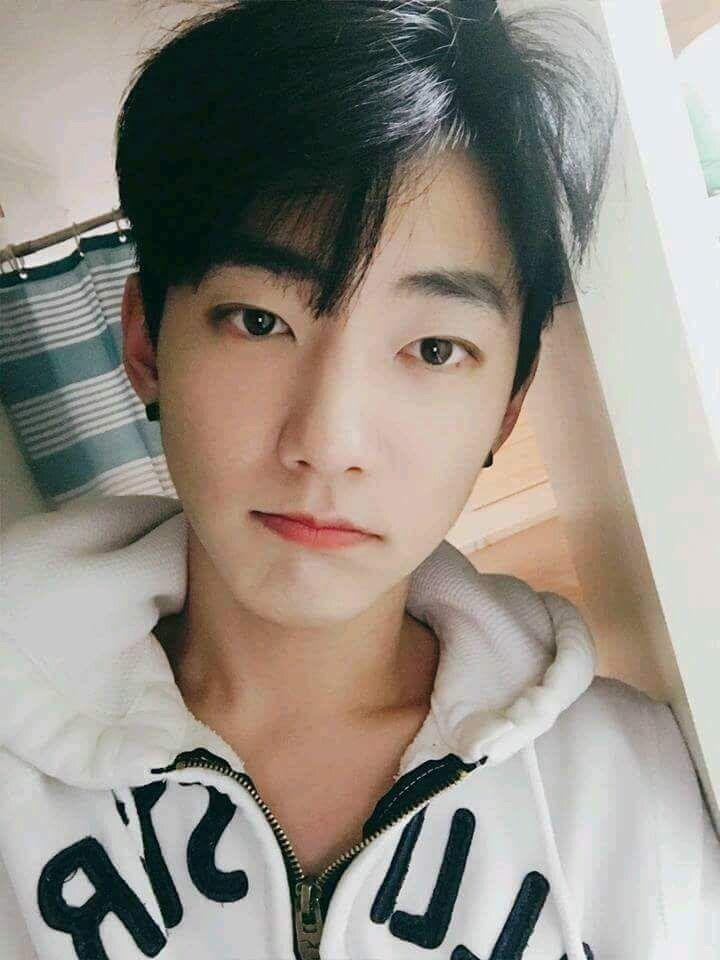
#> input picture dataset/nskorea/boy2.jpg, 720 x 960 px, found by its file name
$ jupyter execute --allow-errors extra.ipynb
#> lines starting #> are read from the running program, lines starting #| are printed output that depends on the picture; after the words box and inside, x2 and y2 are one past the last pixel; in counts of white or black regions, pixels touching at a corner belong together; long printed decimals are rounded
[cell 1]
#Gender with confidence
from PIL import Image, ImageEnhance


im = Image.open('dataset/boy2.jpg')
#> im is the input picture: PIL image 720x960 RGB; mean R, G, B 149, 142.5, 133.7

#enhancer = ImageEnhance.Brightness(im)
dict={}
#numbers=[0.0,0.5]
#> (the rest of this cell did not finish here and is left out)

[cell 2]
#brightness
import sys
from PIL import Image,ImageStat

def brightness( im_file ):
#> called with im_file = 'dataset/yaya.jpg'
   im = Image.open(im_file).convert('L')
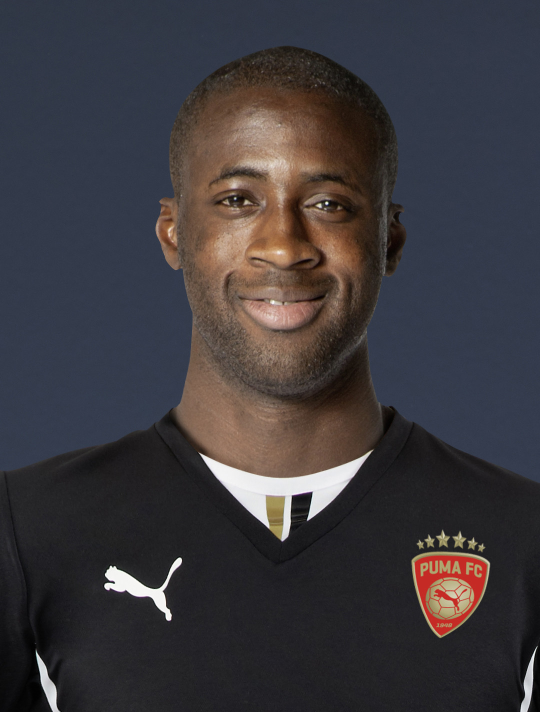
#> input picture dataset/oldimages/yaya.jpg, 1080 x 1424 px, found by its file name (shown at 1/2 size)
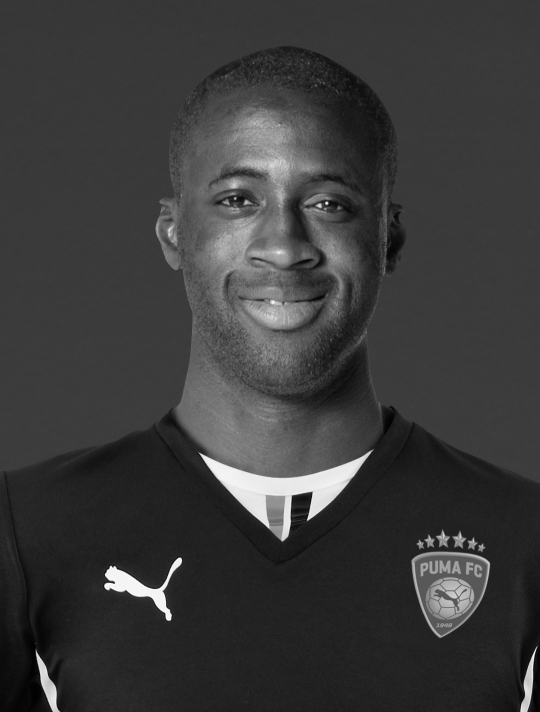
#> im: PIL image 1080x1424 L (shown at 1/2 size); min 0, max 255, mean 58.6
   stat = ImageStat.Stat(im)
   return stat.mean[0]

b=brightness('dataset/yaya.jpg')
#> b = 58.59
print(b)
#| 58.588

[cell 3]
#Skin detection
import cv2
import numpy as np
import matplotlib.pyplot as plt

min_YCrCb = np.array([0,133,77],np.uint8)
max_YCrCb = np.array([235,173,127],np.uint8)

# Get pointer to video frames from primary device
image = cv2.imread("dataset/messi.jpg")
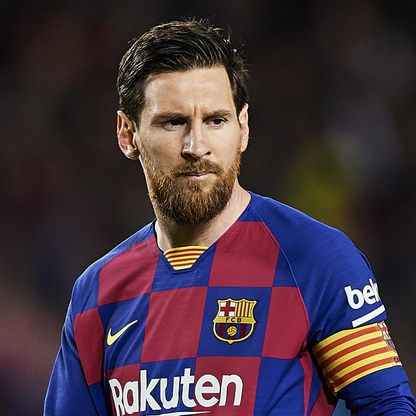
#> input picture dataset/messi/messi.jpg, 416 x 416 px, found by its file name
#> image is the input picture: shape (416, 416, 3); mean B, G, R 62.7, 52.9, 70
imageYCrCb = cv2.cvtColor(image,cv2.COLOR_BGR2YCR_CB)
#> imageYCrCb: shape (416, 416, 3); mean of channels 0, 1, 2 59.1, 135.8, 130
skinRegionYCrCb = cv2.inRange(imageYCrCb,min_YCrCb,max_YCrCb)
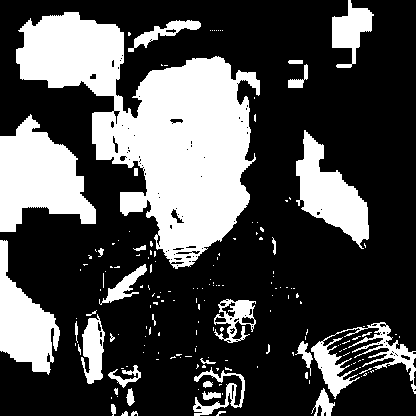
#> skinRegionYCrCb: shape (416, 416); 30.5% white; 175 white regions (140 under 20 px), largest, box (x1, y1, x2, y2) and area: (16, 12, 260, 269) 28030, (0, 114, 96, 232) 6757, (0, 240, 60, 375) 4011

skinYCrCb = cv2.bitwise_and(image, image, mask = skinRegionYCrCb)
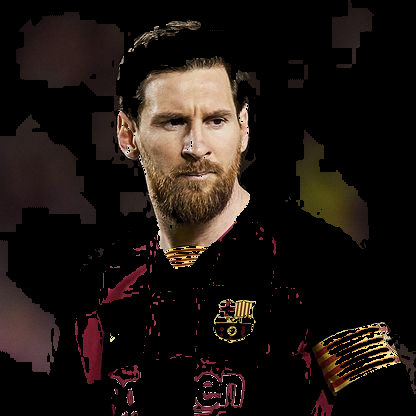
#> skinYCrCb: shape (416, 416, 3); mean B, G, R 17.8, 21.7, 29.4

cv2.imwrite("dataset/messi.png", np.hstack([image,skinYCrCb]))
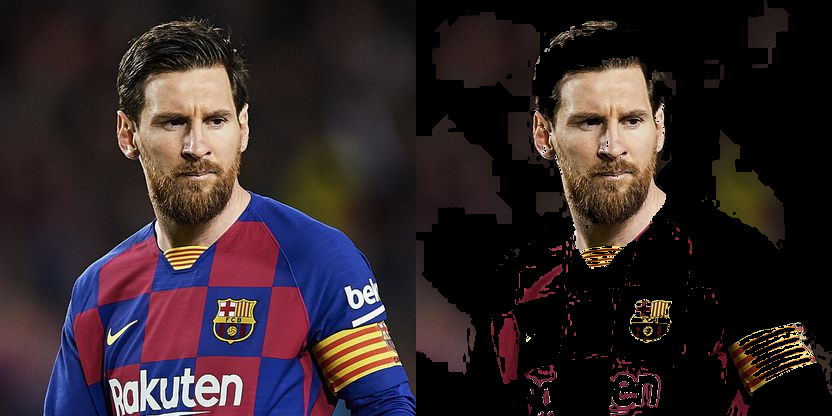
#> saved as messi.png: shape (416, 832, 3); mean B, G, R 40.2, 37.3, 49.7
#> Out = True

[cell 4]
from PIL import Image

im1 = Image.open('dataset/yaya.jpg')
#> im1 is the input picture: PIL image 1080x1424 RGB; mean R, G, B 60.4, 57.1, 61.1
im2 = Image.open('dataset/yaya.jpg')
def get_concat_h(im1, im2):
    dst = Image.new('RGB', (300, 150))
#> dst: PIL image 300x150 RGB; every value is 0
    im1.thumbnail((150,150))
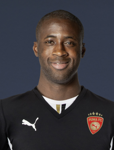
#> im1: PIL image 114x150 RGB; mean R, G, B 60.5, 57.1, 61.2
    im2.thumbnail((150,150))
    dst.paste(im1, (0, 0))
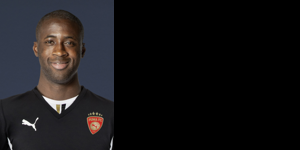
#> dst: PIL image 300x150 RGB; mean R, G, B 23, 21.7, 23.2
    dst.paste(im2, (130, 0))
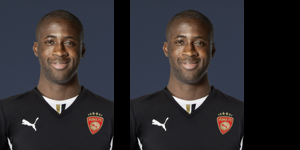
#> dst: PIL image 300x150 RGB; mean R, G, B 46, 43.4, 46.5
    return dst

get_concat_h(im1, im2).save('dataset/3.jpg')

[cell 5]
from PIL import Image, ImageEnhance,ImageDraw

dst = Image.new('RGB', (3000, 170))
#> dst: PIL image 3000x170 RGB; every value is 0
numbers=[0.0,0.5,1.0,1.5,2.0,4.0,7.0,9.0,11.0,15.0,20.0,25,30,35,40,45,50]
i=0
#> (the rest of this cell did not finish here and is left out)

[cell 6]
from PIL import Image, ImageEnhance,ImageDraw

dst = Image.new('RGB', (4000, 170))
#> dst: PIL image 4000x170 RGB; every value is 0
numbers=[0.0,0.5,1.0,1.5,2.0,4.0,7.0,9.0,11.0,15.0,20.0,25,30,35,40,45,50,60,70,80,100,110,130,150,170,200,250,350,450,600,800]
i=0
#> (the rest of this cell did not finish here and is left out)

[cell 7]
from PIL import Image, ImageEnhance,ImageDraw

dst = Image.new('RGB', (6000, 170))
#> dst: PIL image 6000x170 RGB; every value is 0
numbers=[0.0,0.5,1.0,1.5,2.0,4.0,7.0,9.0,11.0,15.0,20.0,25,30,35,40,45,50,60,70,80,100,110,130,150,170,200,250,350,450,600,800]
i=0
#> (the rest of this cell did not finish here and is left out)

[cell 8]
from PIL import Image, ImageEnhance,ImageDraw

dst = Image.new('RGB', (4000, 170))
numbers=[0.0,0.5,1.0,1.5,2.0,4.0,7.0,9.0,11.0,15.0,20.0,25,30,35,40,45,50,60,70,80,100,110,130,150,170,200,250,350,450,600,800]
i=0
#> (the rest of this cell did not finish here and is left out)

[cell 9]
from PIL import Image, ImageEnhance,ImageDraw

dst = Image.new('RGB', (4000, 170))
numbers=[0.0,0.5,1.0,1.5,2.0,4.0,7.0,9.0,11.0,15.0,20.0,25,30,35,40,45,50,60,70,80,100,110,130,150,170,200,250,350,450,600,800]
i=0
#> (the rest of this cell did not finish here and is left out)

[cell 10]
from PIL import Image, ImageEnhance,ImageDraw

dst = Image.new('RGB', (3000, 170))
numbers=[0.0,0.5,1.0,1.5,2.0,4.0,7.0,9.0,11.0,15.0,20.0,25,30,35,40,45,50]
i=0
#> (the rest of this cell did not finish here and is left out)

[cell 11]
from PIL import Image, ImageEnhance,ImageDraw

dst = Image.new('RGB', (4000, 170))
numbers=[0.0,0.5,1.0,1.5,2.0,4.0,7.0,9.0,11.0,15.0,20.0,25,30,35,40,45,50,60,70,80,100,110,130,150,170,200,250,350,450,600,800]
i=0
#> (the rest of this cell did not finish here and is left out)

[cell 12]
from PIL import Image, ImageEnhance,ImageDraw

dst = Image.new('RGB', (4000, 170))
numbers=[0.0,0.5,1.0,1.5,2.0,4.0,7.0,9.0,11.0,15.0,20.0,25,30,35,40,45,50,60,70,80,100,110,130,150,170,200,250,350,450,600,800]
i=0
#> (the rest of this cell did not finish here and is left out)

[cell 13]
import boto3
import csv
import re
import os
region='us-east-1'
#> region = 'us-east-1'
with open("rekognition.csv","r") as input:
#> (reads rekognition.csv from the repository)
    next(input)
    reader=csv.reader(input)
    for line in reader:
        accesskey=line[2]
        secretkey=line[3]
photo='dataset/adience1/adience1.jpg'
#> (the rest of this cell did not finish here and is left out)

#> (a cell that did not finish here is left out)

[cell 15]
import matplotlib.pyplot as plt
#fig = plt.figure()
#ax = fig.add_axes([0,1,1,1])
color=['#37AB65', '#3DF735', '#AD6D70', '#EC2504', '#8C0B90', '#C0E4FF', '#27B502', '#7C60A8', '#CF95D7', '#145JKH']
i=0
fig = plt.figure(figsize = (15, 7))
plt.xlabel("Brightness factor")
plt.ylabel("Value")
plt.title("Change of confidence value with brightness factor")
#> (the rest of this cell did not finish here and is left out)

[cell 16]
from PIL import Image, ImageEnhance
from collections import OrderedDict
basepath = 'C:/Users/sshar/googlevision/dataset/'
listof=[]
numbers=[0.0,0.5,1.0,1.5,11.0,15.0,2.0,20.0,25.0,30.0,35.0,4.0,40,45,50,7.0,9.0]
i=-1
dict={}
#> (the rest of this cell did not finish here and is left out)

[cell 17]
print(listof)

[cell 18]
import matplotlib.pyplot as plt
#fig = plt.figure()
#ax = fig.add_axes([0,1,1,1])
color=['#37AB65', '#3DF735', '#AD6D70', '#EC2504', '#8C0B90', '#C0E4FF', '#27B502', '#7C60A8', '#CF95D7', '#145JKH']
i=0
fig = plt.figure(figsize = (15, 7))
plt.xlabel("Brightness factor")
plt.ylabel("Value")
plt.title("Change of confidence value with brightness factor")
for d in listof:
    i=i+1
    l1=[]
    l2=[]
    for x,y in d:
        l1.append(x)
        l2.append(y)
    plt.plot(l1, l2, color =color[i],marker='o',label=i)
plt.legend(loc="upper right")
plt.show()
